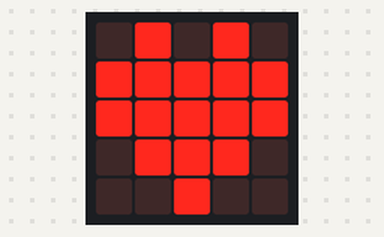
Bench run of a program on a simulated BBC micro:bit (MakeCode). Shown: the board's 5×5 LED display. At 15.0 s the program stops and its outputs stay as they are.

Above: at 0.1 s.

The program:

Ex5_bis.py
```python
for index in range(10):
    basic.show_icon(IconNames.HEART)
    basic.show_leds("""
        . . . . .
        . . . . .
        . . . . .
        . . . . .
        . . . . .
        """)
    basic.pause(500)
```
